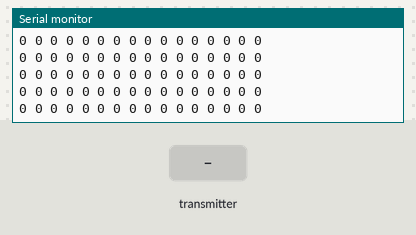
A sketch run on a simulated Arduino Uno, built with avr-gcc and run on an emulated ATmega328P. Parts: the last lines printed to the serial monitor. The inputs (shaded band) are chosen by the test bench. No radio packets arrive unless stated.

Above: at 1.2 s.
1.3 s: the transmitter starts sending nrfData.0 = 256
At 2.2 s:
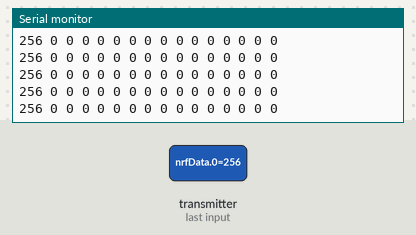
4.3 s: the transmitter starts sending nrfData.0 = 0
7.3 s: the transmitter starts sending nrfData.1 = 256
At 8.4 s:
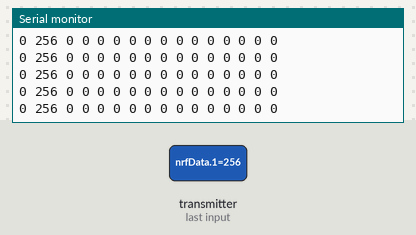
10.3 s: the transmitter starts sending nrfData.2 = 256
At 11.3 s:
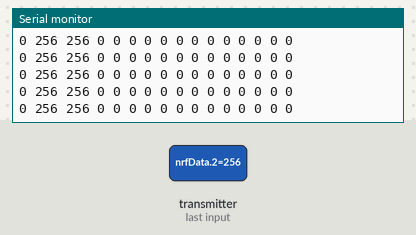
11.8 s: the transmitter starts sending nrfData.3 = 1023
At 11.96 s:
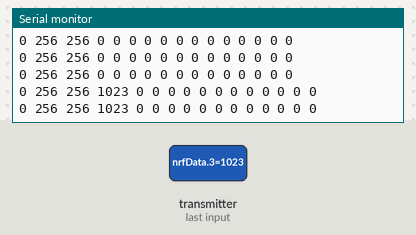
14.8 s: the transmitter starts sending nrfData.4 = 256
At 14.94 s:
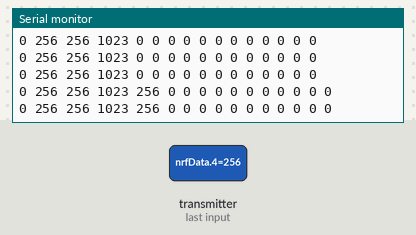

Measured:
- after the input at 1.3 s, the serial monitor: prints a new line after 0.09 s (image 1)
- after the input at 7.3 s, the serial monitor: prints a new line after 0.09 s (image 2)
- after the input at 10.3 s, the serial monitor: prints a new line after 0.09 s (image 3)
- after the input at 11.8 s, the serial monitor: prints a new line after 0.09 s (image 4)
- after the input at 14.8 s, the serial monitor: prints a new line after 0.08 s (image 5)

The sketch:

ReceiverNRF.ino
```cpp
//https://howtomechatronics.com/tutorials/arduino/arduino-wireless-communication-nrf24l01-tutorial/
//Faili salvestamiseks kasuta RealTerm
//(Port tab) Vali port ja õige baud rate, pane tick "Receive"
//(Capture tab) Start:Overwrite(vali õige file destination)

#include <SPI.h>
#include <nRF24L01.h>
#include <RF24.h>

//Initialize NRF
RF24 radio(7, 8); // (CE, CSN)
const byte address[6] = "00001";
int nrfData[16];

void setup() {
  Serial.begin(9600);

  //NRF setup
  radio.begin();
  radio.openReadingPipe(0, address);
  radio.setPALevel(RF24_PA_MIN);
  radio.startListening();

}

void loop() {
  if (radio.available()) {
    radio.read(&nrfData, sizeof(nrfData));
  }
  for(int i = 0; i < 16; i++){
      Serial.print(nrfData[i]);
      Serial.print(' ');
  }
  Serial.println();
}
```
